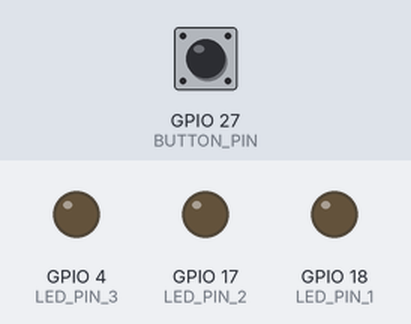
The program below on a simulated ESP32. Shown: output pins drawn as LEDs (lit = HIGH). Dashed ring = blinking. The test bench sets the inputs (shaded band); at power-on: GPIO 27 (BUTTON_PIN) HIGH.

Above: at 1.2 s.
1.3 s: GPIO 27 (BUTTON_PIN) pulled LOW for 0.15 s
At 1.37 s:
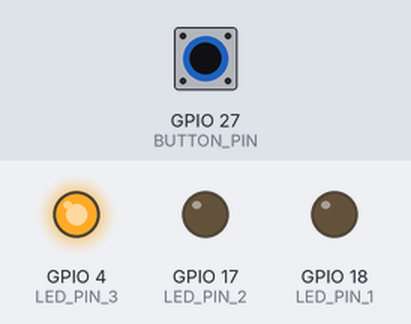
4.3 s: GPIO 27 (BUTTON_PIN) pulled LOW for 1 s
At 4.37 s:
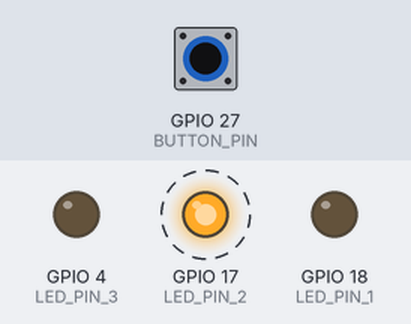
7.3 s: GPIO 27 (BUTTON_PIN) pulled LOW for 3.2 s
At 7.97 s:
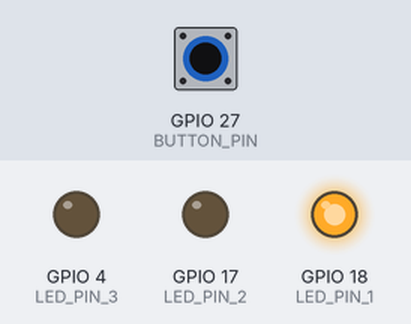
Timing chart, 0 to 12.4 s (numbered marks = the images above; inputs shaded):
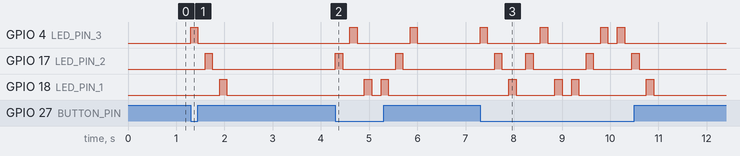

Measured:
- after the input at 1.3 s, GPIO 4 (LED_PIN_3): LOW → HIGH at once, → LOW 0.15 s later; GPIO 17 (LED_PIN_2): LOW → HIGH after 0.30 s, → LOW 0.15 s later; GPIO 18 (LED_PIN_1): LOW → HIGH after 0.60 s, → LOW 0.15 s later
- after the input at 4.3 s, GPIO 4 (LED_PIN_3): alternates HIGH for 0.15 s and LOW for 1.1 s, starting after 0.30 s; GPIO 17 (LED_PIN_2): alternates HIGH for 0.15 s and LOW for 1.1 s, starting at once; GPIO 18 (LED_PIN_1): alternates HIGH for 0.15 s and LOW for 0.20 s, 4 changes in all, then stays LOW, starting after 0.60 s
- after the input at 7.3 s, GPIO 4 (LED_PIN_3): LOW → HIGH at once, → LOW 0.15 s later, → HIGH 1.1 s later, → LOW 0.15 s later, … (8 changes in this stretch); GPIO 17 (LED_PIN_2): LOW → HIGH after 0.30 s, → LOW 0.15 s later, → HIGH 0.50 s later, → LOW 0.15 s later, … (8 changes in this stretch)

The program:

main.cpp
```cpp
#include <Arduino.h>

#define LED_PIN_1 18
#define LED_PIN_2 17
#define LED_PIN_3 4
#define BUTTON_PIN 27

int secuencia = 0;

void setup()
{
  pinMode(LED_PIN_1, OUTPUT);
  pinMode(LED_PIN_2, OUTPUT);
  pinMode(LED_PIN_3, OUTPUT);
  pinMode(BUTTON_PIN, INPUT);
}

void loop()
{
  if (digitalRead(BUTTON_PIN) == LOW)
  {
    secuencia++;
    if (secuencia > 2)
    {
      secuencia = 0;
    }
    digitalWrite(LED_PIN_1, LOW);
    digitalWrite(LED_PIN_2, LOW);
    digitalWrite(LED_PIN_3, LOW);

    if (secuencia == 0)
    {
      digitalWrite(LED_PIN_1, HIGH);
      delay(150);
      digitalWrite(LED_PIN_1, LOW);
      delay(150);
      digitalWrite(LED_PIN_2, HIGH);
      delay(150);
      digitalWrite(LED_PIN_2, LOW);
      delay(150);
      digitalWrite(LED_PIN_3, HIGH);
      delay(150);
      digitalWrite(LED_PIN_3, LOW);
    }
    else if (secuencia == 1)
    {
      digitalWrite(LED_PIN_3, HIGH);
      delay(150);
      digitalWrite(LED_PIN_3, LOW);
      delay(150);
      digitalWrite(LED_PIN_2, HIGH);
      delay(150);
      digitalWrite(LED_PIN_2, LOW);
      delay(150);
      digitalWrite(LED_PIN_1, HIGH);
      delay(150);
      digitalWrite(LED_PIN_1, LOW);
    }
    else if (secuencia == 2)
    {
      digitalWrite(LED_PIN_2, HIGH);
      delay(150);
      digitalWrite(LED_PIN_2, LOW);
      delay(150);
      digitalWrite(LED_PIN_3, HIGH);
      delay(150);
      digitalWrite(LED_PIN_3, LOW);
      delay(150);
      digitalWrite(LED_PIN_1, HIGH);
      delay(150);
      digitalWrite(LED_PIN_1, LOW);
    }
    delay(200);
  }
}
```
